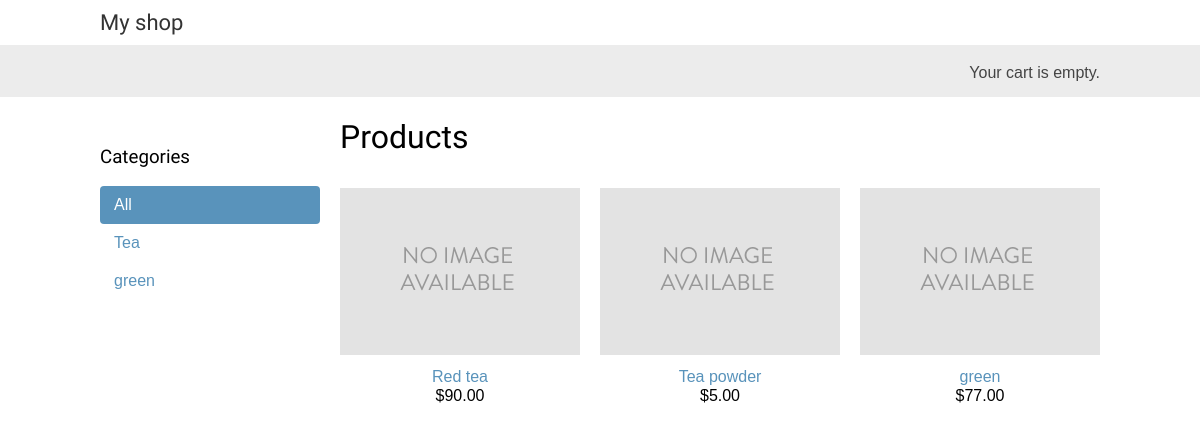
The page / on the database its author committed.
### shop/models.py (models this page shows, shortened)
class Category(models.Model):
    name = models.CharField(max_length=200,db_index=True)
    slug = models.SlugField(max_length=200,unique=True)
    class Meta:
        ordering = ['name']
        verbose_name = 'category'
        verbose_name_plural = 'categories'
    def get_absolute_url(self):
        return reverse('shop:product_list_by_category',args=[self.slug])

class Product(models.Model):
    category = models.ForeignKey(Category,related_name='products',on_delete=models.CASCADE)
    name = models.CharField(max_length=200, db_index=True)
    slug = models.SlugField(max_length=200, db_index=True)
    image = models.ImageField(upload_to='products/%Y/%m/%d',blank=True)
    description = models.TextField(blank=True)
    price = models.DecimalField(max_digits=10, decimal_places=2)
    available = models.BooleanField(default=True)
    created = models.DateTimeField(auto_now_add=True)
    updated = models.DateTimeField(auto_now=True)
    class Meta:
        ordering = ['name']
        index_together = (('id', 'slug'),)
    def get_absolute_url(self):
        return reverse('shop:product_detail',args=[self.id, self.slug])

### shop/views.py (the view)
# urls.py: path('', views.product_list, name='product_list'),
def product_list(request,category_slug=None):
    category=None
    categories=Category.objects.all()
    products=Product.objects.all()
    if category_slug:
        category=get_object_or_404(Category,slug=category_slug)
        products = products.filter(category=category)
    return render(request,'shop/product/list.html',{'category': category,'categories': categories,'products': products})

### shop/templates/shop/product/list.html (shortened to what this page needs)
{% extends "shop/base.html" %}
{% load static %}
{% block content %}
<div id="sidebar">
    <h3>Categories</h3>
    <ul>
        <li {% if not category %}class="selected"{% endif %}>
        <a href="{% url "shop:product_list" %}">All</a>
        </li>
        {% for c in categories %}
        <li {% if category.slug == c.slug %}class="selected"{% endif %}>
        <a href="{{ c.get_absolute_url }}">{{ c.name }}</a>
        </li>
        {% endfor %}
    </ul>
</div>
<div id="main" class="product-list">
    <h1>{% if category %}{{ category.name }}{% else %}Products
    {% endif %}</h1>
    {% for product in products %}
        <div class="item">
            <a href="{{ product.get_absolute_url }}">
            <img src="{% if product.image %}{{ product.image.url }}{%else %}{% static "img/no_image.png" %}{% endif %}">
            </a>
            <a href="{{ product.get_absolute_url }}">{{ product.name }}</a>
    <br>
    ${{ product.price }}
        </div>
    {% endfor %}
</div>
{% endblock %}

### shop/static/css/base.css (style rules this page uses)
body { margin:0; padding:0; font-family:helvetica, sans-serif; }
h1, h2, h3, h4, h5 , h6 { font-family: 'Ubuntu', sans-serif; font-weight:normal; }
a { text-decoration:none; color:#5993bb; }
#sidebar { width:220px; padding:30px 20px 0 0; float:left; }
#sidebar ul { margin:0; padding:0; }
#sidebar ul li { margin:0; list-style:none; padding:10px 14px; }
#sidebar ul li a { display:block; }
#sidebar ul li.selected { background:#5993bb; border-radius:4px; }
#sidebar ul li.selected a { color:#fff; }
#main { float:left; width: 96%; margin-right:-220px; overflow:hidden; }
.product-list .item { width:25%; padding:10px 20px 10px 0; float:left; text-align:center; line-height:1.2; }
.product-list .item img { width:100%; margin-bottom:8px; }

### rows shown on the page
Category: name "Tea"
Category: name "green"
Product: name "Red tea", price "90.00"
Product: name "Tea powder", price "5.00"
Product: name "green", price "77.00"
